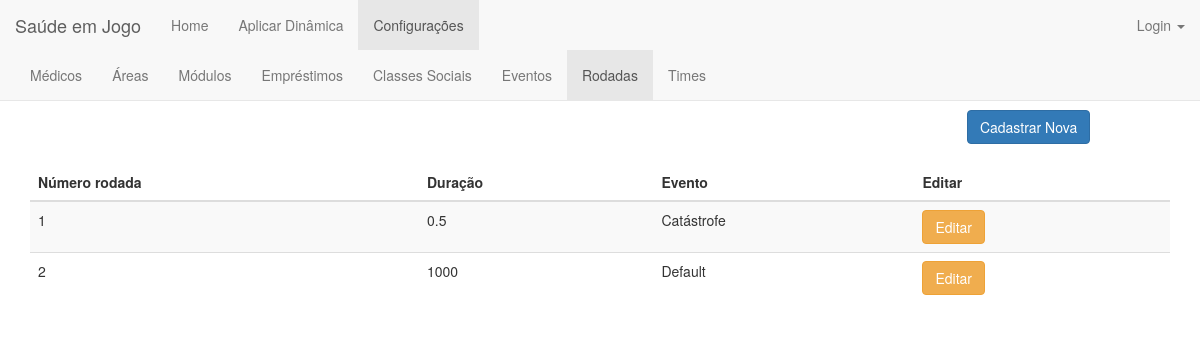
The page /rodada/ on the database as committed earlier.
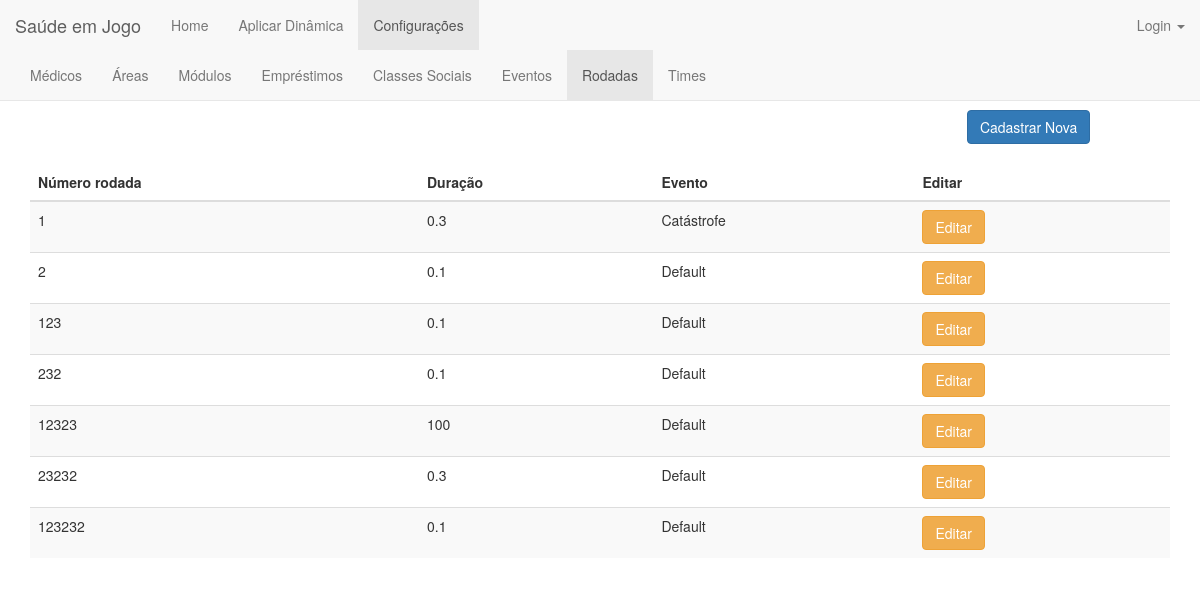
The same page on the database as committed later.
### jogo/models.py (models this page shows, shortened)
class Rodada(models.Model):
    verbose_name = 'rodada'
    verbose_name_plural = 'rodadas'
    numeroRodada = models.IntegerField(validators=[MinValueValidator(1)])
    duracao = models.FloatField(validators=[MinValueValidator(0)])
    evento = models.ForeignKey(Evento, on_delete=models.CASCADE, default=1)

class Evento(models.Model):
    class Meta:
        verbose_name = 'evento'
        verbose_name_plural = 'eventos'
    nome = models.CharField(max_length=50)
    multiplicador_classeA = models.FloatField(validators=[MinValueValidator(0.0)])
    multiplicador_classeB = models.FloatField(validators=[MinValueValidator(0.0)])
    multiplicador_classeC = models.FloatField(validators=[MinValueValidator(0.0)])
    multiplicador_classeD = models.FloatField(validators=[MinValueValidator(0.0)])
    multiplicador_classeE = models.FloatField(validators=[MinValueValidator(0.0)])

### jogo/views.py (the view)
# urls.py: url(r'^rodada/$', views.rodada_index, name='rodada_index'),
def rodada_index(request):
    rodadas = Rodada.objects.order_by('numeroRodada')
    return render(request, 'rodada/rodada_index.html', {'rodadas':rodadas})

### jogo/templates/rodada/rodada_index.html (shortened to what this page needs)
{% extends 'jogo/base_configuracoes.html' %}
{% load staticfiles %}
{% block rodada %}class="active"{% endblock %}
{% block body %}
    <div class="container">
        <center><h1>Rodadas</h1></center>
        <div align="right" style="margin-right: 7%">
            <a href="{% url 'jogo:rodada_new' %}"><button type="submit" class="btn btn-primary">Cadastrar Nova</button></a>
        </div>
        <br>
        <table class="table table-striped">
        <thead>
            <tr>
                <th>Número rodada</th>
                <th>Duração</th>
                <th>Evento</th>
                <th>Editar</th>
            </tr>
        </thead>
        <tbody>
            {% for rodada in rodadas %}
                <tr>
                    <td>{{rodada.numeroRodada}}</td>
                    <td>{{rodada.duracao}}</td>
                    <td>{{rodada.evento.nome}}</td>
                    <td><a href="{% url 'jogo:rodada_edit' rodada.id %}"><button type="button" class="btn btn-warning">Editar</button></a></td>
                </tr>
            {% endfor %}
        </tbody>
        </table>
    </div>
{% endblock body %}

### jogo/templates/jogo/base_configuracoes.html (shortened to what this page needs)
{% extends 'base.html' %}
{% block base_configuracoes %}class="active"{% endblock %}
{% block base_configuracoes_navbar %}
        <div class="container-fluid">
            <div class="collapse navbar-collapse" id="bs-example-navbar-collapse-1">
                <ul class="nav navbar-nav">
                     <li {% block medico %}{% endblock %}><a href="{% url 'jogo:medico_index' %}">Médicos{% block medico_span %}{% endblock %}</a></li>
                   <li {% block area %}{% endblock %}><a href="{% url 'jogo:area_index' %}">Áreas{% block area_span %}{% endblock %}</a></li>
                    <li {% block modulo %}{% endblock %}><a href="{% url 'jogo:modulo_index' %}">Módulos{% block modulo_span %}{% endblock %}</a></li>
                    <li {% block emprestimo %}{% endblock %}><a href="{% url 'jogo:emprestimo_index' %}">Empréstimos{% block emprestimo_span %}{% endblock %}</a></li>
                    <li {% block classe_social %}{% endblock %}><a href="{% url 'jogo:classe_social_index' %}">Classes Sociais{% block classe_social_span %}{% endblock %}</a></li>
                    <li {% block evento %}{% endblock %}><a href="{% url 'jogo:evento_index' %}">Eventos{% block evento_span %}{% endblock %}</a></li>
                    <li {% block rodada %}{% endblock %}><a href="{% url 'jogo:rodada_index' %}">Rodadas{% block rodada_span %}{% endblock %}</a></li>
                    <li {% block time %}{% endblock %}><a href="{% url 'jogo:time_index' %}">Times{% block time_span %}{% endblock %}</a></li>
                </ul>
            </div>
        </div>
{% endblock %}

### jogo/templates/base.html (shortened to what this page needs)
{% load staticfiles %}
<!DOCTYPE html>
<html lang="en">
<head>
    <link rel="stylesheet" href="http://maxcdn.bootstrapcdn.com/bootstrap/3.3.6/css/bootstrap.min.css">
</head>
<body>
    <nav class="navbar navbar-default navbar-fixed-top">
        <div class="container-fluid">
            <div class="navbar-header">
                <a class="navbar-brand" href="#">Saúde em Jogo</a>
            </div>
            <div class="collapse navbar-collapse" id="bs-example-navbar-collapse-1">
                <ul class="nav navbar-nav">
                    <li {% block home %}{% endblock %}><a href="{% url 'jogo:index' %}">Home{% block home_span %}{% endblock %}</a></li>
                    <li {% block base_aplicar_dinamica %}{% endblock %}><a href="{% url 'jogo:base_aplicar_dinamica' %}">Aplicar Dinâmica{% block base_aplicar_dinamica_span %}{% endblock %}</a></li>
                    <li {% block base_configuracoes %}{% endblock %}><a href="{% url 'jogo:base_configuracoes' %}">Configurações{% block base_configuracoes_span %}{% endblock %}</a></li>
                </ul>
                <ul class="nav navbar-nav navbar-right">
                    <li class="dropdown">
                        <a href="#" class="dropdown-toggle" data-toggle="dropdown" role="button" aria-haspopup="true" aria-expanded="false">Login <span class="caret"></span></a>
                    </li>
                </ul>
            </div>
        </div>
    {% block base_configuracoes_navbar %}{% endblock %}
    </nav>
    <br><br>
{% block body %}
{% endblock %}
</body>
</html>

Rows that differ between the two databases and show on the page:
changed Rodada "Catástrofe": duracao "0.5" → "0.3"
changed Rodada (number 2 of 7 on the later page): duracao "1000" → "0.1"
added Rodada: numeroRodada "123", duracao "0.1", evento.nome "Default"
added Rodada: numeroRodada "232", duracao "0.1", evento.nome "Default"
added Rodada: numeroRodada "12323", duracao "100", evento.nome "Default"
added Rodada: numeroRodada "23232", duracao "0.3", evento.nome "Default"
added Rodada: numeroRodada "123232", duracao "0.1", evento.nome "Default"
